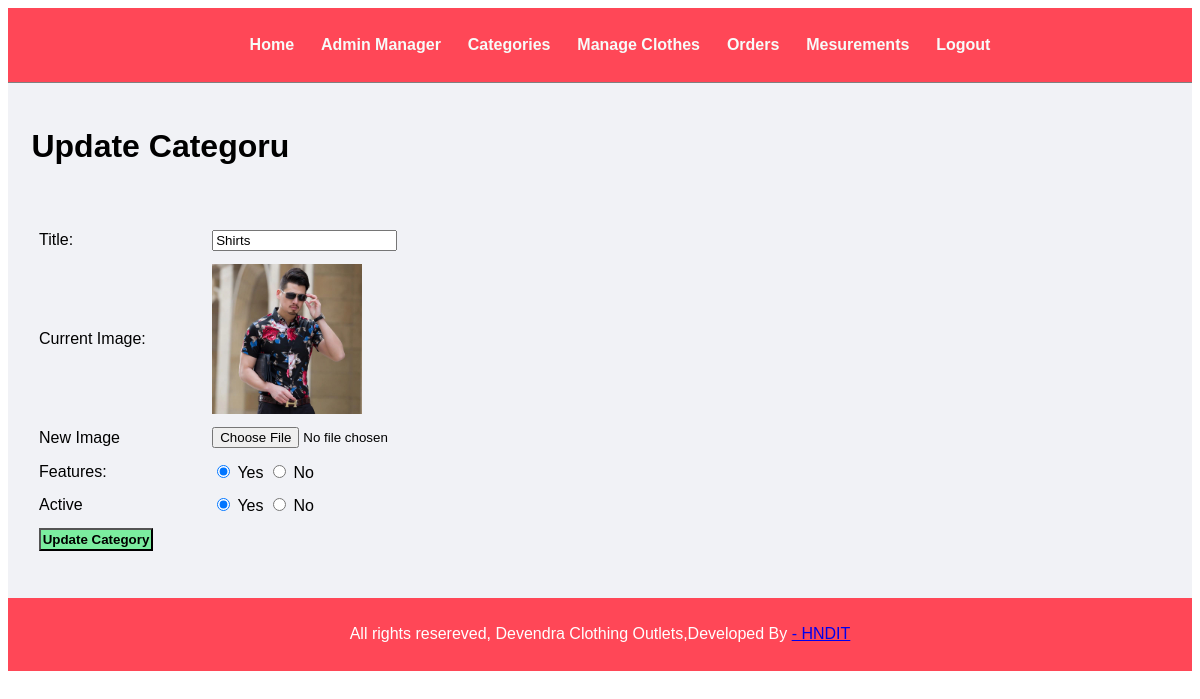
Page /Admin/update_category.php?id=79 (signed in) on the committed database.
### tables this page shows
CREATE TABLE `tbl_category` (
  `id` int(10) UNSIGNED NOT NULL,
  `title` varchar(100) NOT NULL,
  `image_name` varchar(255) NOT NULL,
  `featured` varchar(10) NOT NULL,
  `active` varchar(10) NOT NULL
);

### Admin/update_category.php (the view, shortened to what this page needs)
<?php include('partials/menu.php');?>
<div class="main-Content">
<div class="wrapper">
<h1>Update Categoru</h1>
<br/><br/>
<?php
if(isset($_GET['id']))
{
    $id = $_GET['id'];
    $sql="SELECT * FROM tbl_category WHERE id=$id";
    $res = mysqli_query($conn, $sql);
    $count = mysqli_num_rows($res);
    if($count==1)
    {
          $row = mysqli_fetch_assoc($res);
          $title = $row['title'];
          $current_image = $row['image_name'];
          $featured = $row['featured'];
          $active = $row['active'];
    }
    else
    {
        $_SESSION['no_category_found']="<div class='error'>Category not found.</div>";
        header('location:'.SITEURL.'Admin/manage_Categories.php');
    }
}
else
{
    header('location:'.SITEURL.'Admin/manage_categories.php');
}
?>
<form action="" method="POST" enctype="multipart/form-data">
<table class="tbl-30">
    <tr>
        <td>Title:</td>
        <td>
            <input type="text" name="title" value="<?php echo $title;?>">
        </td>
    </tr>
    <tr>
        <td>Current Image:</td>
        <td>
            <?php
            if($current_image !="")
            {
                ?>
                <img src="<?php echo SITEURL;?>images/category/<?php echo $current_image;?>" width="150px">
                <?php
            }
            else
            {
                echo "<div class='error'>Image Not found.</div>";
            }
            ?>
        </td>
    </tr>
    <tr>
        <td>New Image</td>
        <td>
            <input type="file" name="image">
        </td>
    </tr>
    <tr>
        <td>Features:</td>
        <td>
            <input <?php  if($featured=="Yes"){ echo "Checked";}?> type="radio" name="featured" value="Yes"> Yes
            <input <?php  if($featured=="No"){ echo "Checked";}?> type="radio" name="featured" value="No"> No
        </td>
    </tr>
    <tr>
        <td>Active</td>
        <td>
        <input <?php  if($active=="Yes"){ echo "Checked";}?> type="radio" name="active" value="Yes"> Yes
            <input  <?php  if($active=="No"){ echo "Checked";}?> type="radio" name="active" value="No"> No
        </td>
    </tr>
    <tr>
        <td>
            <input type="submit" name="submit" value="Update Category" class="btn-secondary">
        </td>
    </tr>
</table>
</form>
</div>
    </div>
<?php include('partials/footer.php');?>

### css/Admin.css (style rules this page uses)
.wrapper { padding: 1%; width: auto; margin: 0 auto; }
.tbl-30 { width: 50%; }
table tr td { padding:1%; }
.btn-secondary { background-color: #7bed9f; padding: 1%; color:black; text-decoration: none; font-weight: bold; }
.main-content { width: auto; background-color:#f1f2f6; padding: 1% ; }

### rows in the picture
tbl_category: title "Shirts", image_name (picture), featured "☑", active "☑"
